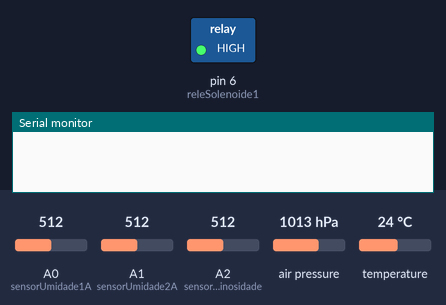
The sketch below on a simulated Arduino Uno, built with avr-gcc and run on an emulated ATmega328P. Shown: switched loads named in the sketch (green lamp = pin HIGH), the last lines printed to the serial monitor. Inputs (shaded band) come from the test bench; at power-on: A0 (sensorUmidade1A) = 512, A1 (sensorUmidade2A) = 512, A2 (sensorLuminosidade) = 512, air pressure 1013 hPa, temperature 24 °C.

Above: at 0.1 s.
At 5.1 s:
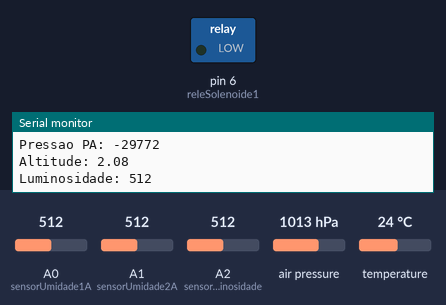
Timing chart, 0 to 6.6 s (numbered marks = the images above):
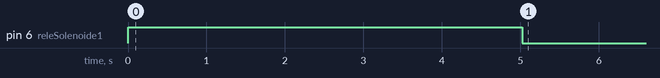

Measured:
- by itself, pin 6 (releSolenoide1): HIGH → LOW at 5.0 s

The sketch:

hortamaticaArd.ino
```cpp
/*
    Projeto Hortamática
    Irrigação controlada por Arduino e monitorada por ESP8266
    Desenvolvido por Artur V. Cordeiro
    Maio de 2020

*/

//  ***** Código usado no Arduino Uno *****

//-------------------------
//  Biblioteca Software Serial para comunicação do Arduino com o Esp8266.
#include<SoftwareSerial.h>
SoftwareSerial ARD_ESP(2, 3);
//  Cria o objeto "ARD_ESP" de comunicação serial.
//  O pino 2 é Receiver (RX) e o pino 3 é o Transmiter (TX).

//-------------------------
//  Biblioteca do sensor de pressão atmosférica BMP180.
#include <Adafruit_BMP085.h>
Adafruit_BMP085 sensorBMP;
//  Cria o objeto "sensorBMP"
//  O sensor BMP180 usa a interface I2C, e no Arduino Uno
//  o conector SDA (Serial Data Line) é ligado no pino analógico A4
//  e o conector SCL (Serial Clock Line) é ligado no pino analógico A5.
//  Observação: apesar do nome da biblioteca ser BMP085, ela funciona com o sensor BMP180.

float bmpTemperatura; //  Variável da temperatura, em graus Celcius.
int bmpPressao;       //  Variável da pressão, em Pascals (Pa).
float bmpAltitude;    //  Variável da altitude, em metros.

//--------------------------------------------

int sensorUmidade1A = A0; //  Pino do Sensor de Umidade 1, saída analógica.
int sensorUmidade2A = A1; //  Pino do Sensor de Umidade 2, saída analógica.
int releSolenoide1 = 6;   //  Pino do Relé 1.

int valorUmidade1A;       //  Variável do valor de leitura analógica do Sensor de Umidade 1 (de 0 a 1023).
int valorUmidade2A;       //  Variável do valor de leitura analógica do Sensor de Umidade 2 (de 0 a 1023).
//  Quanto maior o valor da leitura analógica, mas seco está o solo.

int mediaUmidade;         // Variável para calcular a média dos valores de umidade
int valorAtivarUmidade = 325; //  Valor limite para ativar os relés.

int rele1Estado = 1;      //  Variável do estado lógico do Relé 1 (1 = desligado, 0 = ligado).

int sensorLuminosidade = A2;  // Pino do Sensor de Luminosidade.
int valorLuminosidade;        // Variável do valor de luminosidade (de 0 a 1023).


void setup()
{
  Serial.begin(115200);   //  Inicia a comunicação serial padrão, na velocidade de 115200.
  ARD_ESP.begin(115200);  //  Inicia a comunicação do Software Serial ARD_ESP, na velocidade de 115200.

  //  Inicia o sensor BMP180.
  //  Se tiver problema, imprime mensagem de erro no Monitor Serial.
  if (!sensorBMP.begin()) {
    Serial.println("Erro! O sensor de pressão BMP180 não foi encontrado.");
    while (1) {}
  }

  //  Configura os pinos como saída (OUTPUT) e entrada (INPUT).
  pinMode(sensorLuminosidade, INPUT);
  pinMode(sensorUmidade1A, INPUT);
  pinMode(sensorUmidade2A, INPUT);
  pinMode(releSolenoide1, OUTPUT);

  //  Inicia o código definindo os relés como desligados,
  // (os valores do Rele1Estado e Rele2Estado foram inicializado com 1, portanto desligados).
  digitalWrite(releSolenoide1, rele1Estado);
  //  Observação: a função digitalWrite pode ser usada com LOW e HIGH, bem como 0 e 1.

  //  Pisca 5 vezes o led interno (no pino 13).
  for (int i = 0; i < 5; i++) {
    digitalWrite(LED_BUILTIN, HIGH);
    delay(500);
    digitalWrite(LED_BUILTIN, LOW);
    delay(500);
  }
}

void loop()
{
  //  Atualiza o valor das variáveis dos Sensores de Umidade com a leitura analógica.
  valorUmidade1A = analogRead(sensorUmidade1A);
  valorUmidade2A = analogRead(sensorUmidade2A);

  //  Calcula a média das leituras analógicas dos Sensores de Umidade.
  mediaUmidade = (valorUmidade1A + valorUmidade2A) / 2;


  // atualiza o valor das variáveis dos dados do sensor BMP180;
  bmpTemperatura = sensorBMP.readTemperature(); //  Temperatura em Celcius.
  bmpPressao = sensorBMP.readPressure();        //  Pressão em Pascals (Pa).
  bmpAltitude = sensorBMP.readAltitude();       //  Altitude em metro.

  //  Atualiza o valor da variável do Sensor de Luminosidade.
  valorLuminosidade = analogRead(sensorLuminosidade);

  //--------------------------------------------
  //  Condição lógica para ativar os relés, de acordo o valor da média dos Sensores de Umidade.
  //  Se a média for superior ao valor de ativação, os relés serão ligados (valor é 0).
  //  Caso contrário, os relés serão desligados (valor é 1)
  if (mediaUmidade > valorAtivarUmidade) {
    rele1Estado = 0;
  }
  else {
    rele1Estado = 1;
  }

  //--------------------------------------------
  //  Exibe no Monitor Serial os valores lidos pelos sensores.
  Serial.print("valorUmidade1A: ");
  Serial.println(valorUmidade1A);
  Serial.print("valorUmidade2A: ");
  Serial.println(valorUmidade2A);
  Serial.print(" * * * mediaUmidade: ");
  Serial.println(mediaUmidade);
  Serial.print("rele1Estado: ");
  Serial.println(rele1Estado);


  Serial.print("Temperatura: ");
  Serial.println(bmpTemperatura);
  Serial.print("Pressao PA: ");
  Serial.println(bmpPressao);
  Serial.print("Altitude: ");
  Serial.println(bmpAltitude);

  Serial.print("Luminosidade: ");
  Serial.println(valorLuminosidade);

  //--------------------------------------------
  //  Envio dos dados pelo Software Serial para o ESP8266.
  //  As letras que antecedem as variáveis são delimitadores
  //  para facilitar a aquisição dos dados no código do ESP8266.
  //  As dez variáveis são enviadas como uma "string" única de dados,
  //  as quais serão separadas em respectivas variáveis no código do ESP8266.
  ARD_ESP.print('A');
  ARD_ESP.print(valorUmidade1A);
  ARD_ESP.print('B');
  ARD_ESP.print(valorUmidade2A);
  ARD_ESP.print('C');
  ARD_ESP.print(rele1Estado);
  ARD_ESP.print('D');
  ARD_ESP.print(bmpTemperatura);
  ARD_ESP.print('E');
  ARD_ESP.print(bmpPressao);
  ARD_ESP.print('F');
  ARD_ESP.print(bmpAltitude);
  ARD_ESP.print('G');
  ARD_ESP.print(valorLuminosidade);
  ARD_ESP.print('H');
  ARD_ESP.println();

  //--------------------------------------------

  //  Atualiza o estado dos relés, de acordo com os valores definidos anteriormente na condição lógica.
  digitalWrite(releSolenoide1, rele1Estado);

  delay(30000); // Aguarda 30 segundos para fazer a próxima leitura e envio dos dados.
}
```
